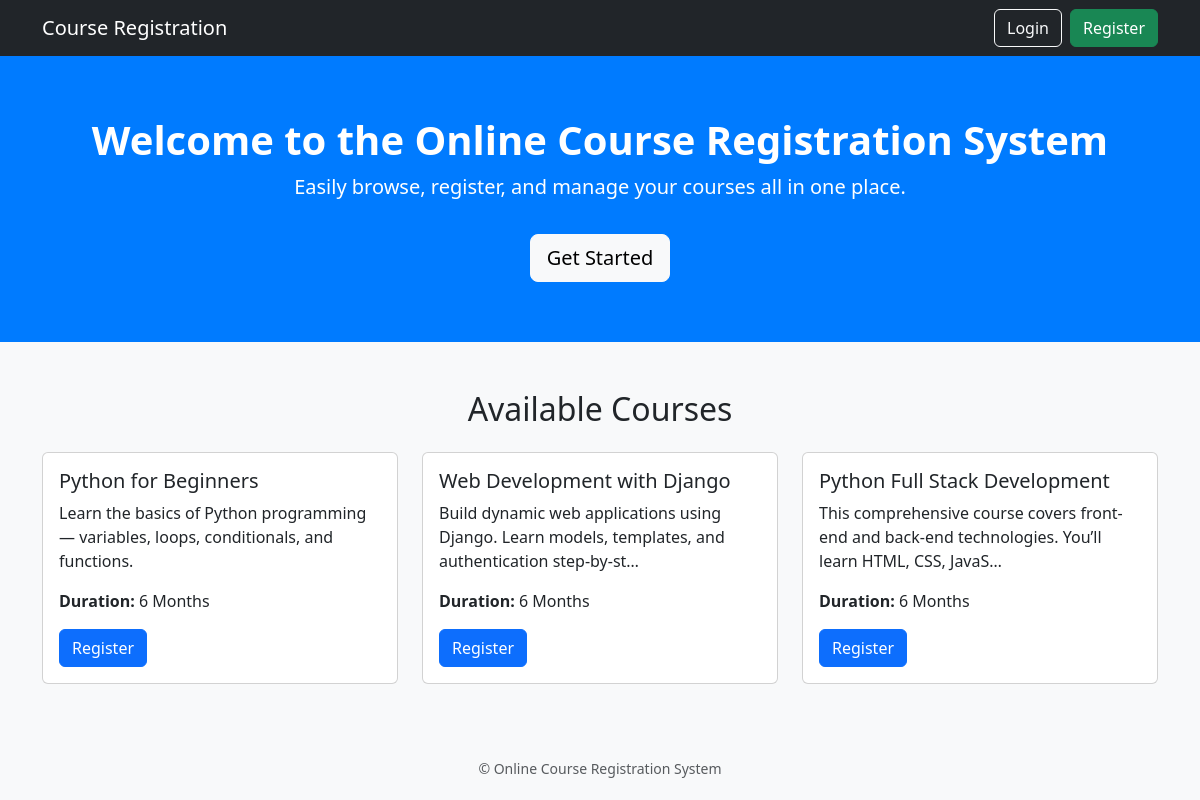
The page / on the database its author committed.
### course_app/models.py (models this page shows, shortened)
class Course(models.Model):
    DURATION_CHOICE = [
        ('1 Month', '1 Month'),
        ('3 Months', '3 Months'),
        ('6 Months', '6 Months'),
    ]
    course_name = models.CharField(max_length=100)
    duration = models.CharField(max_length=20,choices=DURATION_CHOICE)
    description = models.TextField()
    course_image = models.ImageField(upload_to='course_images/', blank=True, null=True)

### course_app/views.py (the view)
# urls.py: path('', views.index, name='index'),
def index(request):
    courses = Course.objects.all()[:3]
    return render(request, 'index.html', {'courses': courses})

### course_app/templates/index.html (shortened to what this page needs)
{% load static %}
<!DOCTYPE html>
<html lang="en">
<head>
  <link href="https://cdn.jsdelivr.net/npm/bootstrap@5.3.2/dist/css/bootstrap.min.css" rel="stylesheet">
</head>
<body>
  <nav class="navbar navbar-expand-lg navbar-dark bg-dark">
    <div class="container">
      <a class="navbar-brand" href="#">Course Registration</a>
      <div class="d-flex">
        {% if user.is_authenticated %}
          <span class="navbar-text text-light me-3">
            Hello, {{ user.username }}!
          </span>
          {% if user.is_superuser %}
            <a href="{% url 'admin_dashboard' %}" class="btn btn-warning me-2">Admin Dashboard</a>
          {% else %}
            <a href="{% url 'student_dashboard' %}" class="btn btn-primary me-2">Student Dashboard</a>
          {% endif %}
          <a href="{% url 'logout' %}" class="btn btn-outline-light">Logout</a>
        {% else %}
          <a href="{% url 'login' %}" class="btn btn-outline-light me-2">Login</a>
          <a href="{% url 'register' %}" class="btn btn-success">Register</a>
        {% endif %}
      </div>
    </div>
  </nav>
  <div class="hero">
    <div class="container">
      <h1>Welcome to the Online Course Registration System</h1>
      <p class="lead">Easily browse, register, and manage your courses all in one place.</p>
      {% if not user.is_authenticated %}
        <a href="{% url 'register' %}" class="btn btn-light btn-lg mt-3">Get Started</a>
      {% endif %}
    </div>
  </div>
  <div class="container mt-5">
  <h2 class="text-center mb-4">Available Courses</h2>
  <div class="row">
    {% for course in courses %}
      <div class="col-md-4 mb-4">
        <div class="card h-100">
          <div class="card-body">
            <h5 class="card-title">{{ course.course_name }}</h5>
            <p class="card-text">{{ course.description|truncatechars:100 }}</p>
            <p><strong>Duration:</strong> {{ course.get_duration_display }}</p>
            {% if user.is_authenticated %}
              <a href="{% url 'register_course' course.id %}" class="btn btn-success">Register</a>
            {% else %}
              <a href="{% url 'login' %}" class="btn btn-primary">Register</a>
            {% endif %}
          </div>
        </div>
      </div>
    {% empty %}
      <p class="text-center text-muted">No courses available right now.</p>
    {% endfor %}
  </div>
</div>
  <footer class="text-center mt-5 mb-3 text-muted">
    <small>© {{ now|date:"Y" }} Online Course Registration System</small>
  </footer>
</body>
</html>

### course_app/templates/index.html (style rules this page uses)
body { background-color: #f8f9fa; }
.hero { background-color: #007bff; color: white; padding: 60px 0; text-align: center; }
.hero h1 { font-weight: bold; }

### rows shown on the page
Course: course_name "Python for Beginners", description "Learn the basics of Python programming — variables, loops, conditionals, and functions.", duration "6 Months"
Course: course_name "Web Development with Django", description "Build dynamic web applications using Django. Learn models, templates, and authentication step-by-st…", duration "6 Months"
Course: course_name "Python Full Stack Development", description "This comprehensive course covers front-end and back-end technologies. You’ll learn HTML, CSS, JavaS…", duration "6 Months"
